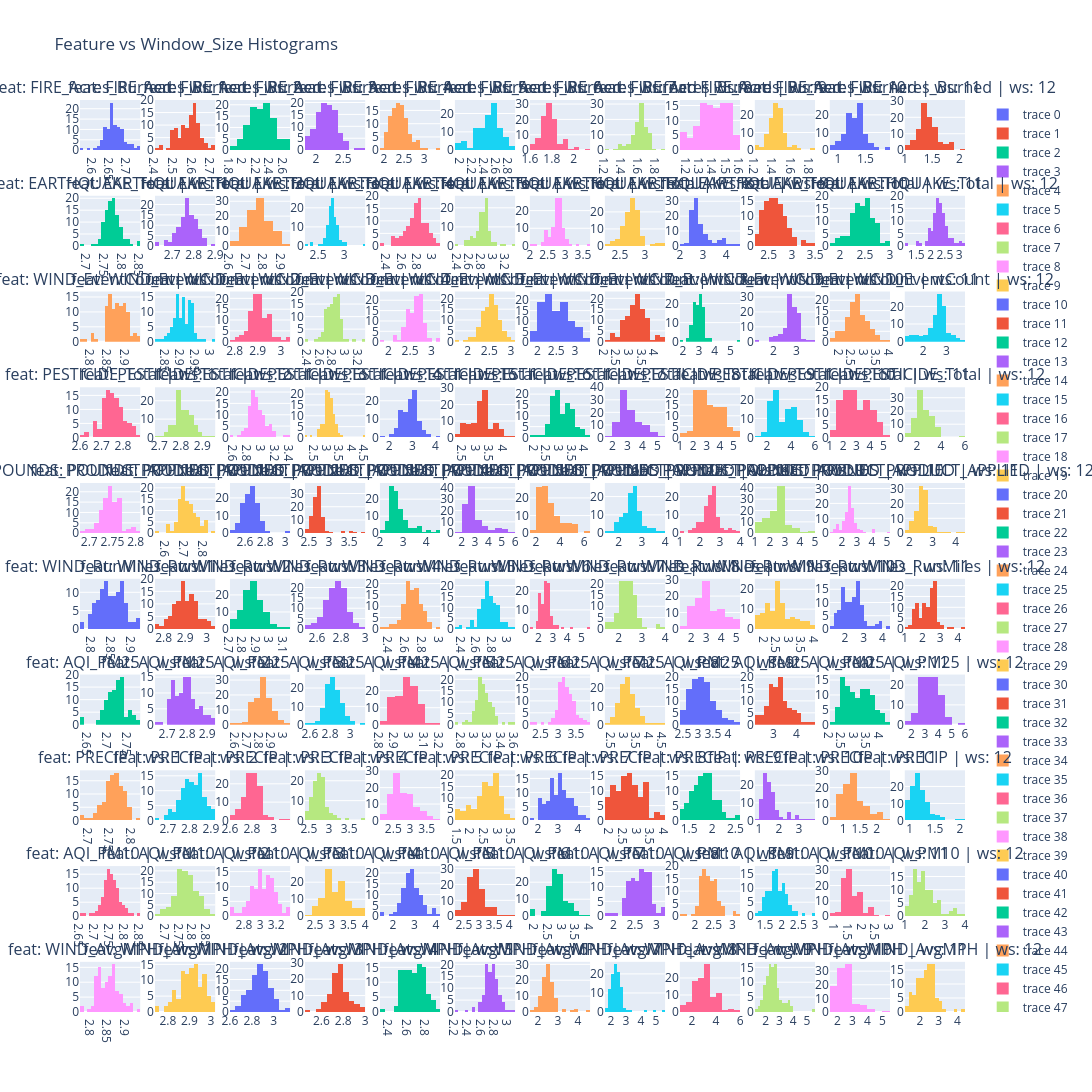

This figure's notebook cell:
### Markdown cell above
We now want to make a subplot of n_feat rows x n_window columns

### Code cell
titles = []
for feat in feature_names:
    for ws in window_sizes:
        titles.append(f"feat: {feat} | ws: {ws}")

fig = make_subplots(rows = n_feat, cols = n_windows, subplot_titles=titles)
for idx, feat in enumerate(feature_names):
  for ws in window_sizes:
    hist_data = df.loc[(df['feature'] == feat) & (df['window_size'] == ws)]
    fig.add_trace(
      go.Histogram(x = hist_data['rmse']),
      row = idx+1, col = ws
    )

fig.update_layout(height = 1200, width = 1400, title_text = "Feature vs Window_Size Histograms")
fig.show()
